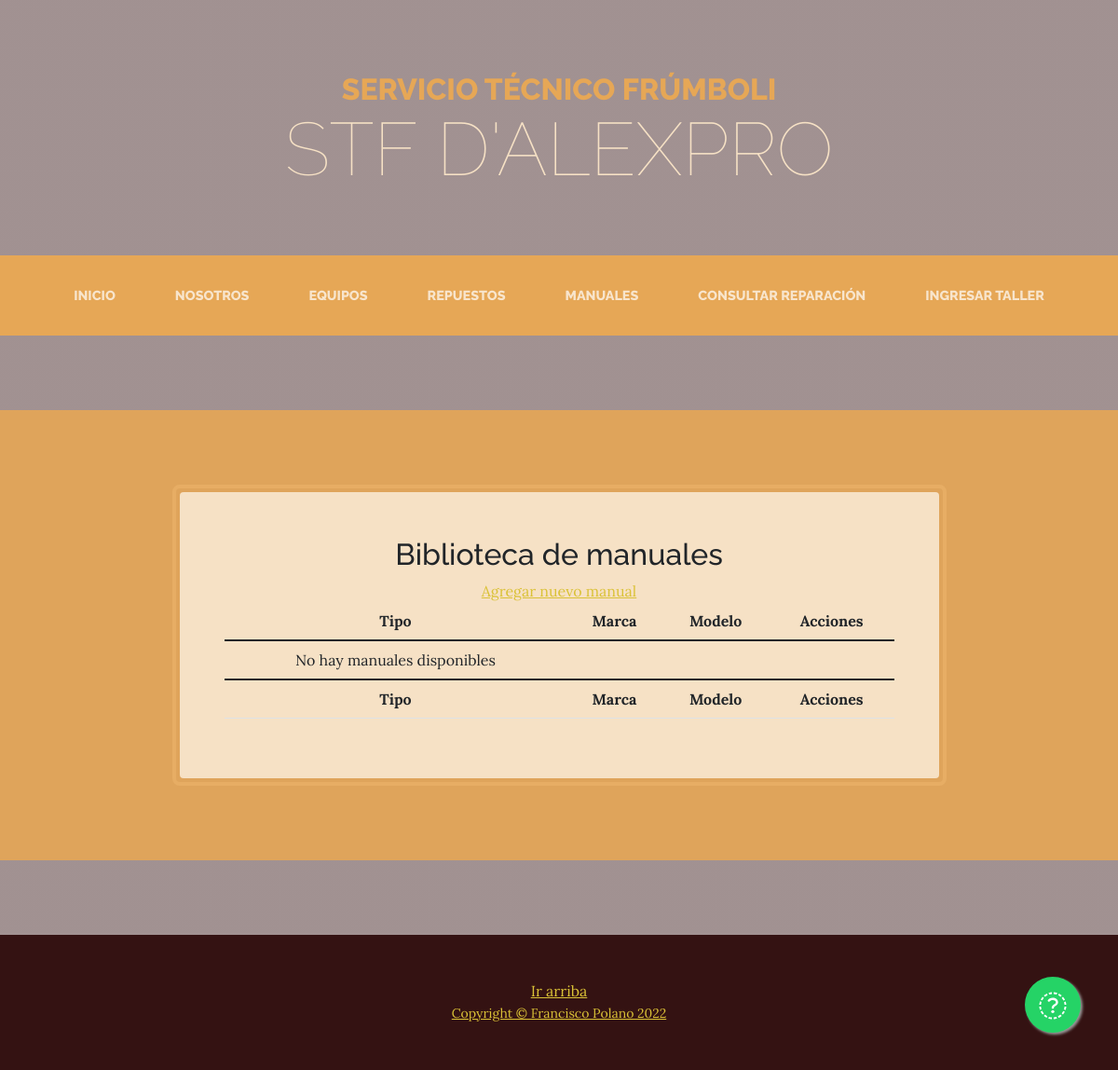
Page /AppSTF/manuales on the earlier database version.
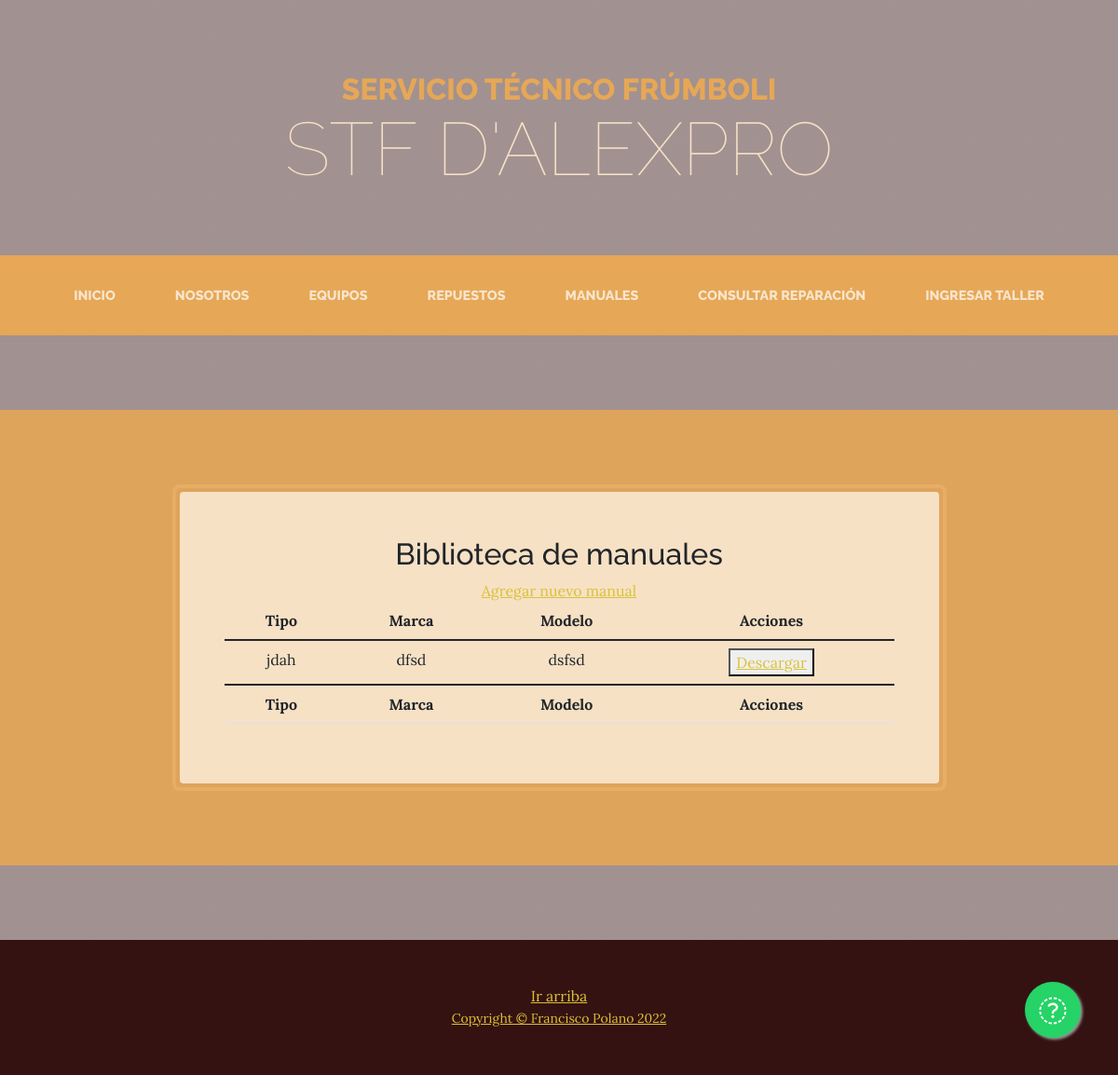
Same page on the later database version.
### AppSTF/models.py (models this page shows, shortened)
class Manuales(models.Model):
    tipo = models.CharField(max_length=60)
    marca = models.CharField(max_length=60)
    modelo = models.CharField(max_length=60)
    archivo = models.FileField(upload_to='manuales')

### AppSTF/views.py (the view)
# urls.py: path('manuales', views.manualesLista, name="Manuales lista"),
def manualesLista(request):
    manuales = Manuales.objects.all()
    return render(request, "AppSTF/Manuales/manualesLista.html",{'datos':manuales})

### AppSTF/templates/AppSTF/Manuales/manualesLista.html (shortened to what this page needs)
{% extends 'AppSTF/padre.html' %}
{% load static %}
{% block cuerpo %}
<section class="page-section cta">
    <div class="container">
        <div class="row">
            <div class="col-xl-9 mx-auto">
                <div class="cta-inner bg-faded text-center rounded">
                    <h2> Biblioteca de manuales </h2>
                    <a href="{% url 'Manuales alta' %}">Agregar nuevo manual</a>
                    <table class="table" id="Listamanuales">
                        <thead>
                            <tr>
                                <th>Tipo</th>
                                <th>Marca</th>
                                <th>Modelo</th>
                                <th>Acciones</th>
                            </tr>
                        </thead>
                        <tbody>
                            {% if datos %}
                                {% for manual in datos %}
                                    <tr>
                                        <td>{{manual.tipo}}</td>
                                        <td>{{manual.marca}}</td>
                                        <td>{{manual.modelo}}</td>
                                        <td>
                                            <button>
                                                <a href="{% url 'Manuales descarga' manual.id %}" download> Descargar</a>
                                            </button>
                                        </td>
                                    </tr>
                                {% endfor %}
                            {% else %}
                                <tr><td>No hay manuales disponibles</td></tr>
                            {% endif %}
                        </tbody>
                        <tfoot>
                            <tr>
                                <th>Tipo</th>
                                <th>Marca</th>
                                <th>Modelo</th>
                                <th>Acciones</th>
                            </tr>
                        </tfoot>
                    </table>
                </div>
            </div>
        </div>
    </div>
</section>
{% endblock %}

Differences in the rows shown:
added Manuales: tipo "jdah", marca "dfsd", modelo "dsfsd"
Other differences:
text no longer shown: "No hay manuales disponibles"
